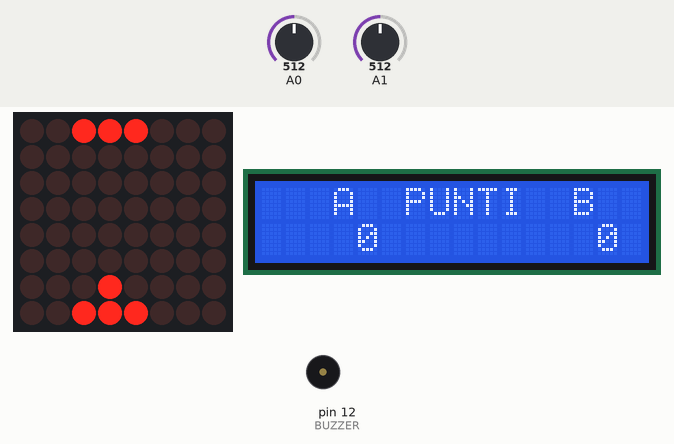
Recording of a sketch running on a simulated Arduino Uno, built with avr-gcc and run on an emulated ATmega328P. Parts: 8×8 LED matrix, 16×2 character LCD, buzzer (waves = sounding). Wiring (inferred from the names in the program): MAX7219 LED driver (orientation assumed): data pin 10; clock pin 8; CS pin 9. The test bench sets the inputs (shaded band); at power-on: A0 = 512, A1 = 512. What the sketch prints to the serial monitor is not drawn.

Above: at 1.2 s.
1.3 s: A0 set to 640
2.8 s: A0 set to 666
At 3.11 s:
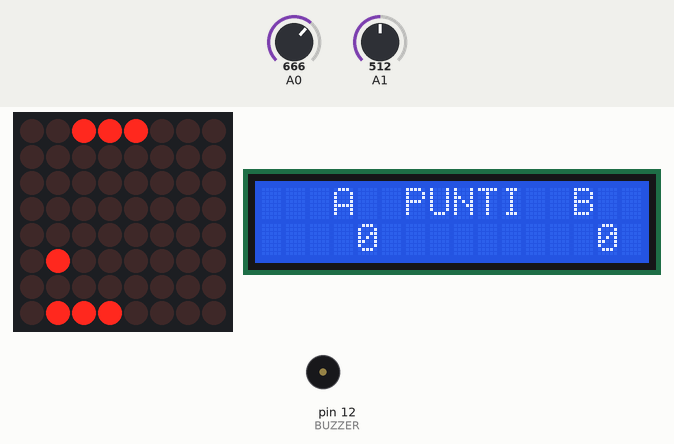
4.5 s: A1 set to 716
At 6.7 s:
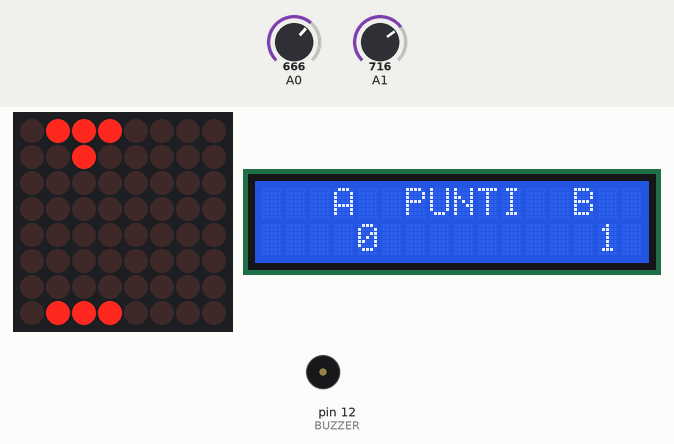
6.9 s: A1 set to 900
At 8.06 s:
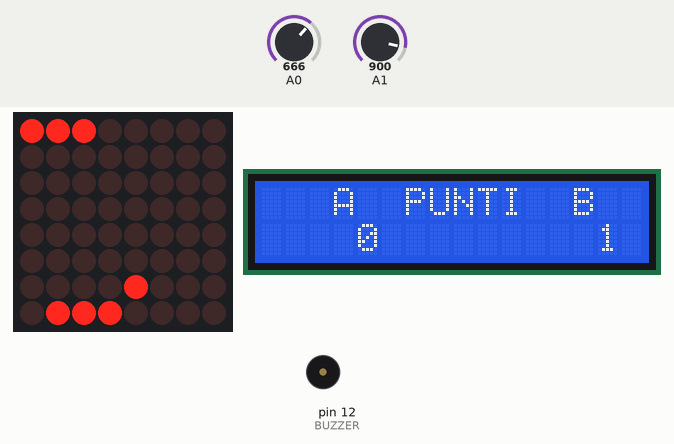
8.6 s: A0 set to 511
At 9.7 s:
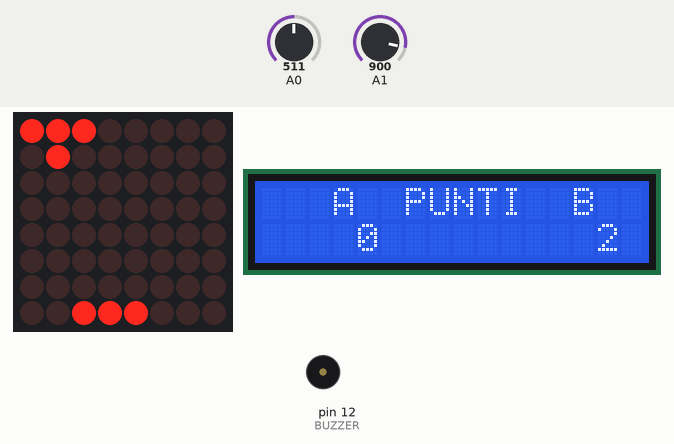
10.6 s: A1 set to 0
At 13.14 s:
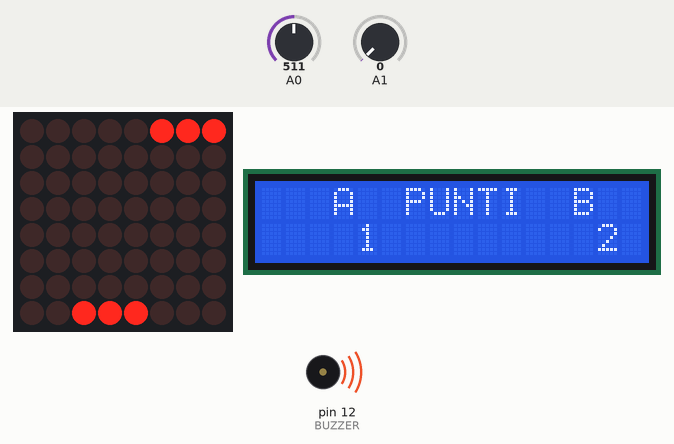
Timing chart, 0 to 13.3 s (numbered marks = the images above; inputs shaded):
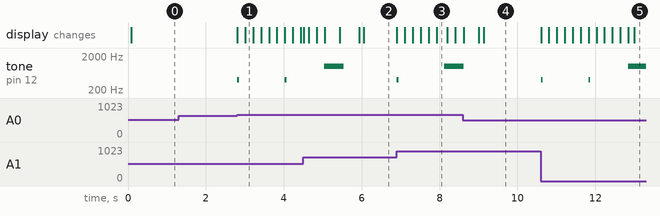

The sketch:

arcade-pong.ino
```cpp
/*
 * Questo programma per Arduino UNO serve a realizzare
 * il gioco del PONG, utilizzando due Joystick analogici
 * per muovere le palette di destra e di sinistra,
 * utilizzando come schermo un display DOT-MATRIX  8x8
 * a LED basato su controller MAX7219.
 *
 * Si tratta di un videogame dimostrativo a scopo didattico.
 *
 * L'idea di creare questo gioco è sorta vedendo un video
 * su Facebook in cui veniva ritratto un videogame fatto
 * come descritto sopra.
 *
 * Visualizza l'esperienza di laboratorio completa:
 * 1) https://youtu.be/Ptr_G2O8gbQ
 * 2) https://youtu.be/bSmhxYcj3xs
 * 3) https://youtu.be/mzQGpVoaoDQ
 * 4) https://youtu.be/dZbgcdEF2_o
 * 5) https://youtu.be/Cs4E_jhcFlY
 *
 */


#define MAX7219_CLK   8 /* CLOCK : campionamento sul fronte di salita */
#define MAX7219_CS    9 /* LOAD : salvataggio dei dati sul fronte di salita */
#define MAX7219_DIN  10 /* DATA : dati seriali MSB first */

#define REG_DECODE_BCD   0x09
#define REG_INTENSITY    0x0A
#define REG_SCAN_LIMIT   0x0B
#define REG_SHUTDOWN     0x0C
#define REG_TEST         0x0F

/* Trasmette un generico Registro a MAX7219 */
void sendByte(int address, int data) {
  unsigned int raw;
  signed int i;
  raw = ((address & 0x0F) << 8) | (data & 0xFF);
  digitalWrite( MAX7219_CS,  LOW );
  for (i=15; i>=0; i--) {
    digitalWrite( MAX7219_DIN, bitRead(raw, i) );
    delayMicroseconds(1);
    digitalWrite( MAX7219_CLK, HIGH );
    digitalWrite( MAX7219_CLK, LOW );
  }
  digitalWrite( MAX7219_CS,  HIGH );
}

unsigned char buffer[8];

/*
   Definizione degli sprites

   il giocatore A è composto da tre led in verticale
   si muove sulla colonna 0 (a sinistra) ed è vincolato
   a muoversi da y=0 a y=5 (8-h)

   il giocatore B è composto da tre led in verticale
   si muove sulla colonna 7 (a destra) ed è vincolato
   a muoversi da y=0 a y=5 (8-h)

   la pallina è rappresentata da un solo led
   si muove in tutto lo schermo liberamente e quando
   incontra un giocatore (una paletta) deve rimbalzare,
   se incontra il fondale termina la manche
*/

#define PLAYER_WIDTH   1
#define PLAYER_HEIGHT  3

#define BALL_WIDTH   1
#define BALL_HEIGHT  1

const int spritePaletta[PLAYER_HEIGHT][PLAYER_WIDTH] = { { 1 }, { 1 }, { 1 } };
const int spritePallina[BALL_HEIGHT][BALL_WIDTH]={ { 1 } };

struct {
  int x;
  int y;
  int old_x;
  int old_y;
  int vel_x;
  int vel_y;
  int visibile;
} giocatore_a, giocatore_b, pallina;

void render() {
  int xSprite, ySprite, xBuffer, yBuffer;

  /* cancella il buffer */
  for (int n=0; n<8; n++) { buffer[n] = 0; }

  /* posizionamento del primo sprite : paletta */
  if (giocatore_a.visibile != 0) {
    for (ySprite=0, yBuffer=giocatore_a.y; ySprite<PLAYER_HEIGHT; ) {
      if ( (yBuffer >= 0) && (yBuffer < 8) ) { /* controllo integrita Y */
        for (xSprite=0, xBuffer=giocatore_a.x; xSprite<PLAYER_WIDTH; ) {
          if ( (xBuffer >= 0) && (xBuffer < 8) ) { /* controllo integrita X */
            if ( spritePaletta[ySprite][xSprite] != 0 ) {
              bitSet ( buffer[7-xBuffer], (7 - yBuffer));
            }
          }
          xSprite++; xBuffer++;
        }
      }
      ySprite++; yBuffer++;
    }
  }

  /* posizionamento secondo sprite : paletta */
  if ( giocatore_b.visibile != 0) {
    for (ySprite=0, yBuffer=giocatore_b.y; ySprite<PLAYER_HEIGHT; ) {
      if ( (yBuffer >= 0) && (yBuffer < 8) ) { /* controllo integrita Y */
        for (xSprite=0, xBuffer=giocatore_b.x; xSprite<PLAYER_WIDTH; ) {
          if ( (xBuffer >= 0) && (xBuffer < 8) ) { /* controllo integrita X */
            if ( spritePaletta[ySprite][xSprite] != 0 ) {
              bitSet ( buffer[7-xBuffer], (7 - yBuffer));
            }
          }
          xSprite++; xBuffer++;
        }
      }
      ySprite++; yBuffer++;
    }
  }

  /* posizionamento terzo sprite : pallina */
  if (pallina.visibile != 0) {
    for (ySprite=0, yBuffer=pallina.y; ySprite<BALL_HEIGHT; ) {
      if ( (yBuffer >= 0) && (yBuffer < 8) ) { /* controllo integrita Y */
        for (xSprite=0, xBuffer=pallina.x; xSprite<BALL_WIDTH; ) {
          if ( (xBuffer >= 0) && (xBuffer < 8) ) { /* controllo integrita X */
            if ( spritePallina[ySprite][xSprite] != 0 ) {
              bitSet ( buffer[7-xBuffer], (7 - yBuffer));
            }
          }
          xSprite++; xBuffer++;
        }
      }
      ySprite++; yBuffer++;
    }
  }
}

void sendBuffer(int n) {

  unsigned int raw;

  /* 0000 nnnn dddddddd */
  raw = (buffer[n] & 0xFF)  | (((n + 1) & 0x0F) << 8);

  digitalWrite( MAX7219_CS, LOW );

  /* invio Buffer RAW 16 bit */
  for (signed int n=15; n>=0; n--) {
    digitalWrite( MAX7219_DIN, bitRead( raw, n ) );
    delayMicroseconds( 1 );
    digitalWrite( MAX7219_CLK, HIGH );
    delayMicroseconds( 1 );
    digitalWrite( MAX7219_CLK, LOW );
    delayMicroseconds( 1 );
  }

  digitalWrite( MAX7219_CS, HIGH );
  delayMicroseconds( 1 );
}


/* GESTIONE DEL SUONO CON BUZZER PASSIVO */

#define   BUZZER             12
#define   TONO_BATTUTA_HZ   400
#define   TONO_BATTUTA_MS    50
#define   TONO_PUNTO_HZ    1000
#define   TONO_PUNTO_MS     500


/* GESTIONE DEL TABELLONE DEI PUNTEGGI */

#include <LiquidCrystal.h>
//                         ( rs, enable, d4, d5, d6, d7)
LiquidCrystal lcd_tabellone(  7,      6,  5,  4,  3,  2);

int punti_giocatore_1, punti_giocatore_2;


/*
   Stato del gioco:
   1 = attesa che il giocatore si muova per iniziare
   2 = gioco in corso
   3 = pallina fuori dal campo di gioco
*/
int stato;
int giocatoreIniziale;
unsigned long ultimoTempoMs;

#define DELTA_T_GIOCO_MS      200
#define DELTA_T_PUNTO_MS     1000
#define DELTA_T_LAMPEGGIO_MS  200

void setup() {

  Serial.begin( 9600 );

  pinMode( MAX7219_CLK, OUTPUT );
  digitalWrite( MAX7219_CLK, LOW );

  pinMode( MAX7219_CS, OUTPUT );
  digitalWrite( MAX7219_CS, HIGH );

  pinMode( MAX7219_DIN, OUTPUT );

  pinMode ( BUZZER, OUTPUT );
  noTone( BUZZER );

  lcd_tabellone.begin(16, 2); // Set up the number of columns and rows on the LCD.


  /* inizializzazione MAX7219 */
  sendByte( REG_DECODE_BCD, 0 ); /* modalità bit=led (no BCD) per tutte 8 le righe */
  sendByte( REG_INTENSITY,  2 ); /* intensità media */
  sendByte( REG_SCAN_LIMIT, 7 ); /* attive 8 righe */
  sendByte( REG_SHUTDOWN,   1 ); /* display attivo */
  sendByte( REG_TEST,       0 ); /* no modalità test */

  /* reset buffer */
  for (int n=0; n<8; n++) { buffer[n] = 0; }

  /* posizioni di gioco iniziali */
  giocatore_a.x = 0; giocatore_a.y = 2; /* vel non ci interessa */
  giocatore_b.x = 7; giocatore_b.y = 3; /* vel non ci interessa */
  pallina.x = 3;     pallina.y = 4;
  pallina.vel_x = 0; pallina.vel_y = 0;

  giocatore_a.visibile = 1;
  giocatore_b.visibile = 1;
  pallina.visibile = 1;

  stato = 0;
  giocatoreIniziale = 1;

  punti_giocatore_1 = 0;
  punti_giocatore_2 = 0;
}

void loop() {

  /* visualizzazione del gioco */
  render();
  for (int r=0; r<8; r++) { sendBuffer( r ); }

  /* visualizzazione del tabellone */
  char stringa[20];
  sprintf( stringa, "   A  PUNTI  B  " );
  lcd_tabellone.setCursor(0, 0);
  lcd_tabellone.print(stringa);

  sprintf( stringa, "%5d     %5d ", punti_giocatore_1, punti_giocatore_2 );
  lcd_tabellone.setCursor(0, 1);
  lcd_tabellone.print(stringa);


  /* gestione degli ingressi */

  /* THINKERCAD               :    512 = alto; 159 = basso */
  /* POTENZIOMETRO o JOYSTICK :   1023 = alto;   0 = basso*/
#ifdef THINKERCAD
  giocatore_a.y = map( analogRead( A0 ), 512, 159, 0, 8 - PLAYER_HEIGHT );
  giocatore_b.y = map( analogRead( A1 ), 512, 159, 0, 8 - PLAYER_HEIGHT );
#else
  giocatore_a.y = map( analogRead( A0 ), 1023, 100, 0, 8 - PLAYER_HEIGHT );
  giocatore_b.y = map( analogRead( A1 ), 1023, 100, 0, 8 - PLAYER_HEIGHT );
#endif


  /* debug */

  /* Serial.println( analogRead( A0 ) ); */
  Serial.println( stato );


  /* elaborazione dello stato del gioco */

  switch( stato ) {
    case 1:  /* 1 = attesa che il giocatore si muova per iniziare */
      giocatore_a.visibile = 1;
      giocatore_b.visibile = 1;
      pallina.visibile = 1;

      if ( giocatoreIniziale == 1) {
        pallina.x = PLAYER_WIDTH;
        pallina.y = giocatore_a.y+1;

        if ( giocatore_a.y != giocatore_a.old_y) {
          /* il giocatore A si è mosso e può iniziare la partita*/

          tone( BUZZER, TONO_BATTUTA_HZ, TONO_BATTUTA_MS );

          pallina.vel_x = 1;
          if ( giocatore_a.y > giocatore_a.old_y ) {
            pallina.vel_y = 1;
          }
          else {
            pallina.vel_y = -1;
          }

          ultimoTempoMs = millis();
          stato = 2;
        }
      }
      else /* if ( giocatoreIniziale == 2) */ {
        pallina.x = 7-PLAYER_WIDTH;
        pallina.y = giocatore_b.y+1;

        if ( giocatore_b.y != giocatore_b.old_y) {
          /* il giocatore B si è mosso e può iniziare la partita*/

          tone( BUZZER, TONO_BATTUTA_HZ, TONO_BATTUTA_MS );

          pallina.vel_x = -1;
          if ( giocatore_b.y > giocatore_b.old_y ) {
            pallina.vel_y = 1;
          }
          else {
            pallina.vel_y = -1;
          }

          ultimoTempoMs = millis();
          stato = 2;
        }
      }
      break;

    case 2: /* 2 = gioco in corso */
      /* aspetto che trascorra un certo delta t */
      if ( millis() > (ultimoTempoMs + DELTA_T_GIOCO_MS) ) {

        /* movimentazione pallina */
        /* calcolo posizione teorica */
        pallina.x = pallina.x + pallina.vel_x;
        pallina.y = pallina.y + pallina.vel_y;

        /* gestione collisioni Y */
        if (pallina.y >= 8) {
          pallina.vel_y = -1;
          pallina.y     = 6;
        }
        else if (pallina.y < 0) {
          pallina.vel_y = 1;
          pallina.y     = 1;
        }

        /* gestione collisioni X */
        if (pallina.x >= 7) {
          /* devo verificare se c'è la paletta B */
          if (
               (pallina.y >= giocatore_b.y)
              &&
               (pallina.y < (giocatore_b.y + PLAYER_HEIGHT))
             )
          {
            /* il giocatore B ha colpito la pallina */
            pallina.vel_x = -1;
            pallina.x    -= 2;

            tone( BUZZER, TONO_BATTUTA_HZ, TONO_BATTUTA_MS );
          }
          else
          {
            /* il giocatore A ha fatto un punto */
            punti_giocatore_1 ++;

            pallina.vel_x = 0;
            pallina.vel_y = 0;
            stato = 3;

            tone( BUZZER, TONO_PUNTO_HZ, TONO_PUNTO_MS );
          }
        }
        if (pallina.x <= 0) {
          /* devo verificare se c'è la paletta A */
          if (
               (pallina.y >= giocatore_a.y)
              &&
               (pallina.y < (giocatore_a.y + PLAYER_HEIGHT))
             )
          {
            /* il giocatore A ha colpito la pallina */
            pallina.vel_x = 1;
            pallina.x    += 2;

            tone( BUZZER, TONO_BATTUTA_HZ, TONO_BATTUTA_MS );
          }
          else
          {
            /* il giocatore B ha fatto un punto */
            punti_giocatore_2 ++;

            pallina.vel_x = 0;
            pallina.vel_y = 0;
            stato = 3;

            tone( BUZZER, TONO_PUNTO_HZ, TONO_PUNTO_MS );
          }
        }

        ultimoTempoMs = millis();
      }
      break;

    case 3: /* 3 = pallina fuori dal campo di gioco */
      if (millis() < (ultimoTempoMs + DELTA_T_PUNTO_MS)) {
        /* lampeggia il pallino */
        if (millis()%DELTA_T_LAMPEGGIO_MS > (DELTA_T_LAMPEGGIO_MS/2)) {
          if (pallina.visibile != 0) { pallina.visibile = 0; }
          else { pallina.visibile = 1; }
        }
      }
      else {
        if (pallina.x >= 7) { giocatoreIniziale = 1; }
        if (pallina.x <= 0) { giocatoreIniziale = 2; }
        stato = 1;
      }
      break;

    default:
      stato = 1;
      break;
  }

  giocatore_a.old_y = giocatore_a.y;
  giocatore_b.old_y = giocatore_b.y;
}
```

Measured:
- the behaviour switches between 653 and 654 on A0 (found by bisection; images 0 and 1)
- after the input at 1.3 s, every drawn part: stays the same
- after the input at 2.8 s, tone on pin 12 (BUZZER): alternates 400 Hz for 0.05 s and silent for 1.2 s, starting at once; the display: first changes at once (image 1 shows a later state)
- after the input at 4.5 s, the display: first changes at once (image 2 shows a later state)
- after the input at 6.9 s, tone on pin 12 (BUZZER): silent → 400 Hz at once, → silent 0.05 s later, → 1000 Hz 1.2 s later; the display: first changes at once (image 3 shows a later state)
- after the input at 8.6 s, the display: first changes at once (image 4 shows a later state)
- after the input at 10.6 s, tone on pin 12 (BUZZER): plays 400 Hz for 0.05 s, 400 Hz for 0.05 s, 1000 Hz for 0.46 s, starting at once; the display: first changes at once (image 5 shows a later state)
